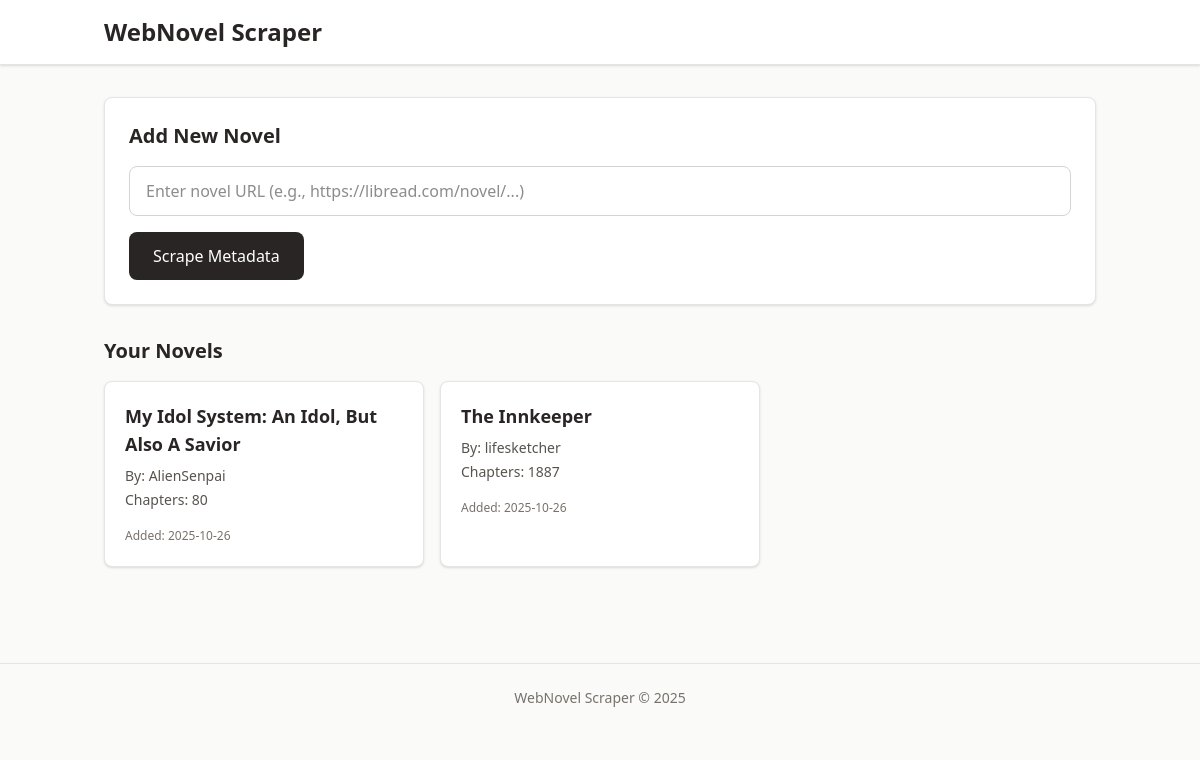
The page / on the database its author committed.
### app/models.py (models this page shows)
class Base(DeclarativeBase):
    pass

class Novel(Base):
    __tablename__ = "novels"
    id: Mapped[int] = mapped_column(Integer, primary_key=True, index=True)
    title: Mapped[str] = mapped_column(String(500), index=True)
    slug: Mapped[str] = mapped_column(String(500), unique=True, index=True)
    author: Mapped[str] = mapped_column(String(200), index=True)
    description: Mapped[str] = mapped_column(Text)
    cover_url: Mapped[str | None] = mapped_column(String(1000), nullable=True)
    source_url: Mapped[str] = mapped_column(String(1000), unique=True)
    created_at: Mapped[datetime] = mapped_column(
        DateTime(timezone=True), server_default=func.now()
    )
    updated_at: Mapped[datetime] = mapped_column(
        DateTime(timezone=True), server_default=func.now(), onupdate=func.now()
    )
    chapters: Mapped[list["Chapter"]] = relationship(
        back_populates="novel",
        cascade="all, delete-orphan",
        order_by="Chapter.chapter_number",
    )

### app/main.py (the view)
@app.get("/")
async def home(request: Request, db: SessionDep):
    novels = db.scalars(select(Novel)).all()
    return templates.TemplateResponse(
        "index.html",
        {"request": request, "novels": novels},
    )

### app/templates/index.html (shortened to what this page needs)
{% extends "base.html" %}
{% block content %}
<div class="space-y-8">
    <section class="bg-white rounded-lg shadow-sm border border-stone-200 p-6">
        <h2 class="text-xl font-semibold text-stone-800 mb-4">Add New Novel</h2>
        <form id="scrapeForm" onsubmit="scrapeMetadata(event)" class="space-y-4">
            <div>
                <input
                    type="url"
                    name="url"
                    placeholder="Enter novel URL (e.g., https://libread.com/novel/...)"
                    required
                    class="w-full px-4 py-3 border border-stone-300 rounded-lg focus:outline-none focus:ring-2 focus:ring-stone-400 focus:border-transparent transition-shadow"
                >
            </div>
            <button
                type="submit"
                class="w-full sm:w-auto px-6 py-3 bg-stone-800 text-white font-medium rounded-lg hover:bg-stone-700 focus:outline-none focus:ring-2 focus:ring-stone-400 focus:ring-offset-2 transition-colors disabled:opacity-50 disabled:cursor-not-allowed"
            >
                Scrape Metadata
            </button>
        </form>
    </section>
    <section>
        <h2 class="text-xl font-semibold text-stone-800 mb-4">Your Novels</h2>
        <div class="grid gap-4 sm:grid-cols-2 lg:grid-cols-3">
            {% for novel in novels %}
            <div class="bg-white rounded-lg shadow-sm border border-stone-200 p-5 hover:shadow-md transition-shadow">
                <h3 class="text-lg font-semibold mb-2">
                    <a href="/novel/{{ novel.slug }}" class="text-stone-800 hover:text-stone-600 transition-colors">
                        {{ novel.title }}
                    </a>
                </h3>
                <p class="text-stone-600 text-sm mb-1">By: {{ novel.author }}</p>
                <p class="text-stone-600 text-sm mb-3">Chapters: {{ novel.chapters|length }}</p>
                <small class="text-stone-500 text-xs">Added: {{ novel.created_at.strftime('%Y-%m-%d') }}</small>
            </div>
            {% else %}
            <div class="col-span-full bg-stone-100 rounded-lg p-8 text-center">
                <p class="text-stone-600">No novels added yet. Add a novel using the form above.</p>
            </div>
            {% endfor %}
        </div>
    </section>
</div>
{% endblock %}

### app/templates/base.html (shortened to what this page needs)
<!DOCTYPE html>
<html lang="en">
<head>
    <script src="https://cdn.jsdelivr.net/npm/@tailwindcss/browser@4"></script>
</head>
<body class="bg-stone-50 text-stone-900 min-h-screen">
    <nav class="bg-white border-b border-stone-200 sticky top-0 z-10 shadow-sm">
        <div class="max-w-5xl mx-auto px-4 py-4">
            <h1 class="text-2xl font-bold">
                <a href="/" class="text-stone-800 hover:text-stone-600 transition-colors">
                    WebNovel Scraper
                </a>
            </h1>
        </div>
    </nav>
    <main class="max-w-5xl mx-auto px-4 py-8">
        {% block content %}{% endblock %}
    </main>
    <footer class="mt-16 py-6 text-center text-stone-500 text-sm border-t border-stone-200">
        <p>WebNovel Scraper &copy; 2025</p>
    </footer>
</body>
</html>

### rows shown on the page
Novel: title "My Idol System: An Idol, But Also A Savior", author "AlienSenpai", chapters|length "80", created_at "2025-10-26"
Novel: title "The Innkeeper", author "lifesketcher", chapters|length "1887", created_at "2025-10-26"
